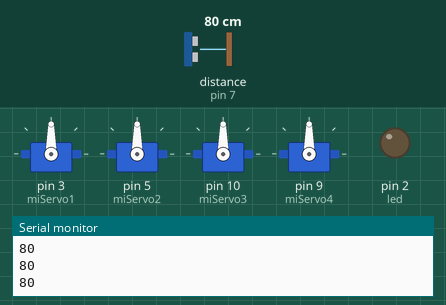
The sketch below on a simulated Arduino Uno, built with avr-gcc and run on an emulated ATmega328P. On the bench: 4 × servo, output pins drawn as LEDs (lit = HIGH), the last lines printed to the serial monitor. The test bench sets the inputs (shaded band); at power-on: distance to the obstacle (sensor on pin 7) 80 cm.

Above: at 4.2 s.
4.3 s: distance to the obstacle (sensor on pin 7) set to 33 cm
5.8 s: distance to the obstacle (sensor on pin 7) set to 27 cm
At 7.1 s:
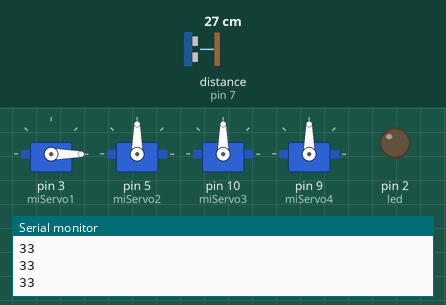
Timing chart, 0 to 8.8 s (numbered marks = the images above; inputs shaded):
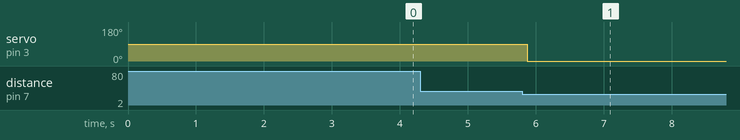

Measured:
- the behaviour switches between 30 and 29 cm on distance to the obstacle (sensor on pin 7) (found by bisection; images 0 and 1)
- after the input at 5.8 s, servo on pin 3 (miServo1): 90° → 0° after 0.07 s

The sketch:

robot.ino
```cpp
#include <Ultrasonic.h>
#include <Servo.h>

Ultrasonic ultrasonic(6,7,23200);

int option;
int led = 2;
Servo miServo1;
Servo miServo2;
Servo miServo3;
Servo miServo4;
void setup()
{
  Serial.begin(9600);
  pinMode(led, OUTPUT);
  miServo1.attach(3);
  miServo2.attach(5);
  miServo3.attach(10);
  miServo4.attach(9);

  miServo1.write(90);
  delay(2000);
  miServo2.write(90);
  delay(1000);


}

void loop()
{
  //Serial.print(ultrasonic.Ranging(CM)); // CM or INC
  //Serial.println(" cm" );
  delay(100);
  if ((ultrasonic.Ranging(CM)) < 10)
  {

      digitalWrite(led, LOW);
      delay(100);
      digitalWrite(led, HIGH);
      delay(100);
      digitalWrite(led, LOW);
      delay(100);
      digitalWrite(led, HIGH);
      delay(100);
  }
  if (((ultrasonic.Ranging(CM)) > 10)&&((ultrasonic.Ranging(CM)) < 20))
  {

      miServo1.write(90);
      delay(700);
      miServo2.write(0);
      delay(700);
  }
  if (((ultrasonic.Ranging(CM)) > 20)&&((ultrasonic.Ranging(CM)) < 30))
  {

      miServo1.write(0);
      delay(700);
      miServo2.write(90);
      delay(5700);
  }
  Serial.println(ultrasonic.Ranging(CM));
  delay(50);


}
```
